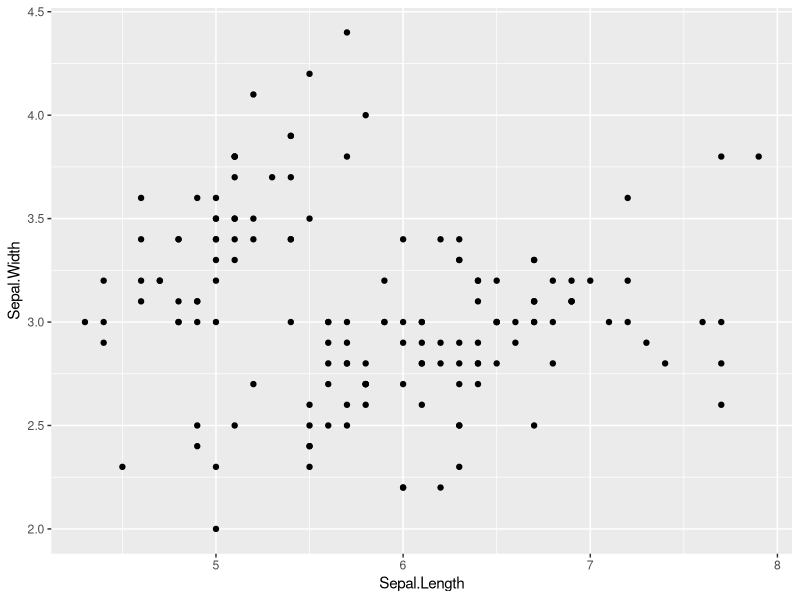
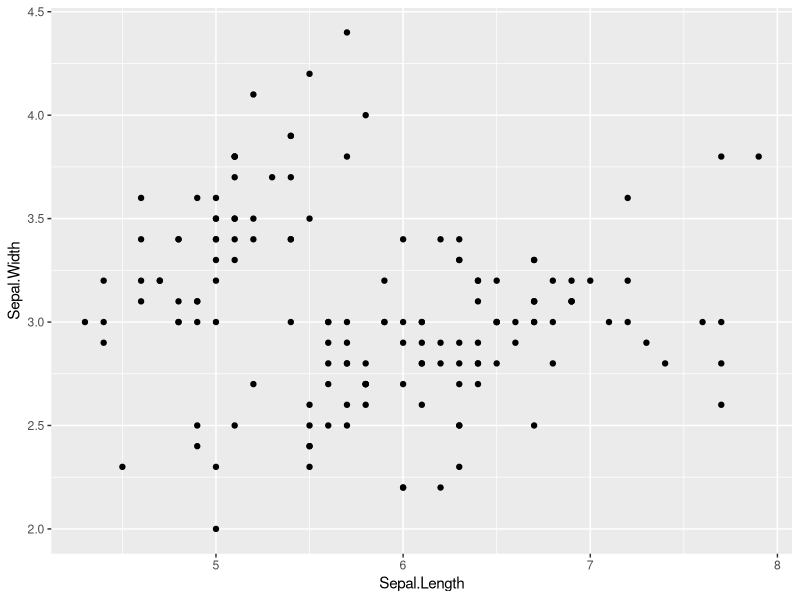

The R source for these figures, in order:
print("Hi, I'm Bella")

library("ggplot2")
library("here")

plot1 <- ggplot(aes(x = Sepal.Length, y = Sepal.Width), 
                data = iris) +
  geom_point()
plot1

ggsave(here("figures/plot_1_b.png"))
